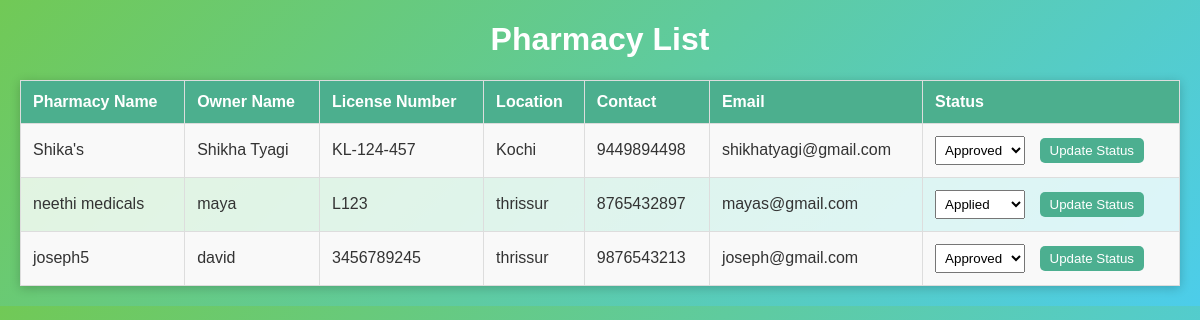
Screenshot of /pharmacylist/ with the database file from the repository.
### fapk/models.py (models this page shows)
class pharmacy(models.Model):
    pharmacyname=models.CharField(max_length=100)
    ownername=models.CharField(max_length=100)
    licenseNumber=models.CharField(max_length=50)
    location=models.CharField(max_length=100)
    contact=models.IntegerField()
    email=models.EmailField()
    password=models.CharField(max_length=50)
    confirmPassword=models.CharField(max_length=100)
    status=models.CharField(max_length=50,null=True,blank=True)

### fapk/views.py (the view)
# urls.py: path('pharmacylist/',views.pharmacylist,name='pharmacylist'),
def pharmacylist(request):
    user=pharmacy.objects.all()
    return render(request,'pharmacylist.html',{'user':user})

### fapk/templates/pharmacylist.html (shortened to what this page needs)
{% load static %}
<!DOCTYPE html>
<html lang="en">
<head>
</head>
<body>
    <h1>Pharmacy List</h1>
    <table>
         <tr>
             <th>Pharmacy Name</th>
             <th>Owner Name</th>
             <th>License Number</th>
             <th>Location</th>
             <th>Contact</th>
             <th>Email</th>
             <th>Status</th>
         </tr>
         {% for user in user %}
         <tr>
             <td>{{user.pharmacyname}}</td>
             <td>{{user.ownername}}</td>
             <td>{{user.licenseNumber}}</td>
             <td>{{user.location}}</td>
             <td>{{user.contact}}</td>
             <td>{{user.email}}</td>
             <td>
                 <form method="POST" action="{% url 'updateStatus' %}">
                     <select name="status">
                         <option value="applied" {% if user.status == 'applied' %}selected{% endif %}>Applied</option>
                         <option value="approved" {% if user.status == 'approved' %}selected{% endif %}>Approved</option>
                     </select>
                     <button type="submit">Update Status</button>
                 </form>
             </td>
         </tr>
         {% endfor %}
      </table>
 </body>
 </html>

### fapk/templates/pharmacylist.html (style rules this page uses)
body { font-family: Arial, sans-serif; background: linear-gradient(135deg,rgb(113, 201, 86),rgb(76, 205, 234)); margin: 20px; color: #333; }
h1 { font-family: 'Poppins', sans-serif; text-align: center; color: white; }
table { width: 100%; border-collapse: collapse; margin-top: 20px; background-color: rgba(255, 255, 255, 0.8); box-shadow: 0 2px 10px rgba(0, 0, 0, 0.2); }
th, td { padding: 12px; text-align: left; border: 1px solid #dddddd; }
th { background-color:rgb(76, 175, 142); color: white; }
tr:nth-child(even) { background-color:rgb(249, 249, 249); }
form { display: inline; }
select { padding: 5px; margin-right: 10px; }
button { background-color:rgb(76, 175, 144); color: white; border: none; padding: 5px 10px; cursor: pointer; border-radius: 5px; }

### rows the page displays
pharmacy: pharmacyname "Shika's", ownername "Shikha Tyagi", licenseNumber "KL-124-457", location "Kochi", contact "9449894498", email "shikhatyagi@gmail.com", status "Approved"
pharmacy: pharmacyname "neethi medicals", ownername "maya", licenseNumber "L123", location "thrissur", contact "8765432897", email "mayas@gmail.com"
pharmacy: pharmacyname "joseph5", ownername "david", licenseNumber "3456789245", location "thrissur", contact "9876543213", email "joseph@gmail.com", status "Approved"
